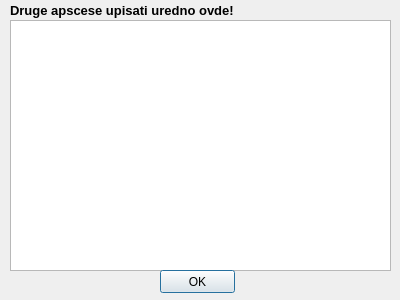
<?xml version="1.0" encoding="UTF-8"?>
<ui version="4.0">
 <class>apscDialog</class>
 <widget class="QDialog" name="apscDialog">
  <property name="geometry">
   <rect>
    <x>0</x>
    <y>0</y>
    <width>400</width>
    <height>300</height>
   </rect>
  </property>
  <property name="windowTitle">
   <string>Ostali apscesi</string>
  </property>
  <widget class="QPlainTextEdit" name="apscDialogText">
   <property name="geometry">
    <rect>
     <x>10</x>
     <y>20</y>
     <width>381</width>
     <height>251</height>
    </rect>
   </property>
  </widget>
  <widget class="QPushButton" name="aspcOKButton">
   <property name="geometry">
    <rect>
     <x>160</x>
     <y>270</y>
     <width>75</width>
     <height>23</height>
    </rect>
   </property>
   <property name="text">
    <string>OK</string>
   </property>
  </widget>
  <widget class="QLabel" name="label_2">
   <property name="geometry">
    <rect>
     <x>10</x>
     <y>0</y>
     <width>261</width>
     <height>21</height>
    </rect>
   </property>
   <property name="font">
    <font>
     <pointsize>10</pointsize>
     <weight>75</weight>
     <bold>true</bold>
    </font>
   </property>
   <property name="text">
    <string>Druge apscese upisati uredno ovde!</string>
   </property>
  </widget>
 </widget>
 <resources/>
 <connections/>
</ui>
